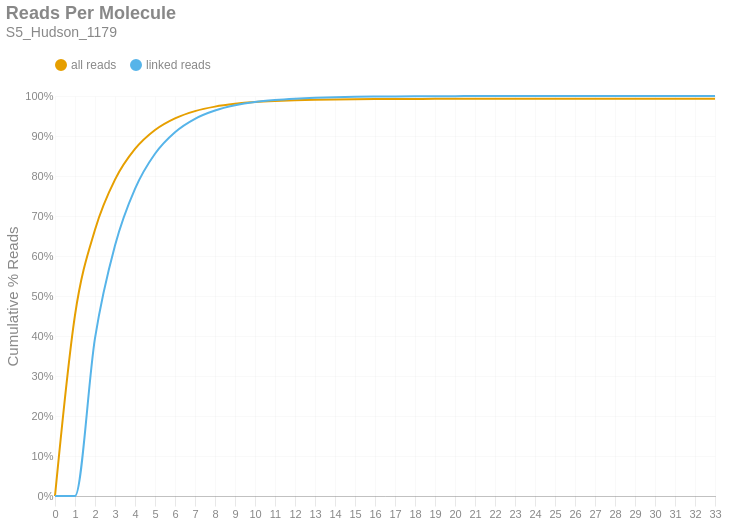

The notebook cell saved with this chart:
### Markdown cell above
### Reads per Molecule
This chart shows the cumulative distribution of the number of reads per linked molecule. That is, how many alignments are associated with a unique molecule. This excludes the number of reads associated with invalid or absent linked-read barcodes. The `linked` histogram is the percentages recalculated when disregarding singletons.

### Code cell
if SKIPLR:
    print_html(f"Skipped")
else:
    counts = np.bincount(valids['reads'].cast(pl.Int64).to_numpy())
    weighted = counts * np.arange(len(counts))
    all_perc = weighted / n_reads
    linked_perc = weighted / n_linked_reads
    linked_perc[1] = 0
    binned_df = pl.DataFrame({
        'readsper': list(range(len(counts))),
        'all reads (cumsum)': np.cumsum(all_perc).tolist(),
        'linked reads (cumsum)': np.cumsum(linked_perc).tolist(),
    })

    with SafeRender(binned_df):
        (
            density_plot(binned_df, 'Reads Per Molecule', samplename, 'readspmol')
            .encode(
                x=alt.X('readsper:O', title=None).axis(labelAngle=0).scale(padding=0),
                y=alt.Y('value:Q', title='Cumulative % Reads').axis(format='%').stack(False),
                color=alt.Color("key:N").scale(domain=["all reads", "linked reads"]),
                tooltip=[
                    alt.Tooltip("key:N", title="Data Type"),
                    alt.Tooltip("readsper:O", title="Reads Per Molecule"),
                    alt.Tooltip("value:Q", format=".2%", title="% Reads (Cum.)")
                ]            
            )
        ).display()

### Figure 1 — Vega-Lite specification as saved in the notebook (floating-point values rounded to 4 significant figures)
{"width": "container", "height": 400, "config": {"title": {"anchor": "start", "dy": -15, "fontSize": 18, "color": "#888888", "subtitleColor": "#888888", "subtitleFontSize": 14}, "arc": {"fill": "#0072B2"}, "axis": {"domainColor": "#888888", "domainWidth": 0.5, "gridWidth": 0.2, "grid": false, "titleFontWeight": 400, "titleFontSize": 15, "labelFontSize": 11, "labelColor": "#888888", "tickColor": "#888888", "tickWidth": 0.2, "titleColor": "#888888"}, "axisBand": {"grid": false}, "axisX": {"grid": true, "tickSize": 10, "domainCap": "round"}, "axisY": {"domain": false, "grid": true, "tickSize": 0, "domainCap": "round"}, "background": "transparent", "header": {"labelFontSize": 15, "labelColor": "#888888", "titleFontSize": 15, "titleFontWeight": 600, "titleColor": "#888888"}, "legend": {"labelFont": "sans-serif", "labelFontSize": 12, "labelColor": "#888888", "symbolSize": 100, "symbolType": "circle", "titleFontSize": 12, "titlePadding": 10, "titleColor": "#888888", "title": null, "orient": "top"}, "range": {"category": ["#E69F00", "#56B4E9", "#009E73", "#F0E442", "#0072B2", "#D55E00", "#CC79A7", "#000000"], "diverging": ["#cfe8f3", "#a2d4ec", "#73bfe2", "#46abdb", "#1696d2", "#12719e"]}, "area": {"fill": "#0072B2", "fillOpacity": 0.7, "line": true, "strokeOpacity": 0.7}, "line": {"color": "#0072B2", "stroke": "#0072B2", "strokeWidth": 2}, "trail": {"color": "#0072B2", "stroke": "#0072B2", "strokeWidth": 0, "size": 1}, "point": {"filled": true, "fillOpacity": 1.0, "size": 95}, "text": {"color": "#888888", "fontSize": 11, "align": "right", "fontWeight": 400, "size": 11}, "bar": {"fill": "#0072B2", "stroke": null}, "view": {"stroke": null, "continuousWidth": 660, "continuousHeight": 400}}, "data": {"name": "data-205edc0f8bfc57f16efdd4a448cf72ea"}, "mark": {"type": "line", "interpolate": "monotone", "point": {"opacity": 0, "size": 275}}, "encoding": {"color": {"field": "key", "scale": {"domain": ["all reads", "linked reads"]}, "type": "nominal"}, "tooltip": [{"field": "key", "title": "Data Type", "type": "nominal"}, {"field": "readsper", "title": "Reads Per Molecule", "type": "ordinal"}, {"field": "value", "format": ".2%", "title": "% Reads (Cum.)", "type": "quantitative"}], "x": {"axis": {"labelAngle": 0}, "field": "readsper", "scale": {"padding": 0}, "title": null, "type": "ordinal"}, "y": {"axis": {"format": "%"}, "field": "value", "stack": false, "title": "Cumulative % Reads", "type": "quantitative"}}, "params": [{"name": "param_c36ac31b6afebe62", "select": {"type": "point", "fields": ["key"]}, "bind": "legend"}], "title": {"text": "Reads Per Molecule", "subtitle": "S5_Hudson_1179"}, "transform": [{"fold": ["all reads (cumsum)", "linked reads (cumsum)"]}, {"calculate": "replace(datum.key, ' (cumsum)', '')", "as": "key"}, {"filter": {"param": "param_c36ac31b6afebe62"}}], "usermeta": {"embedOptions": {"downloadFileName": "S5_Hudson_1179.readspmol"}}, "$schema": "https://vega.github.io/schema/vega-lite/v6.1.0.json", "datasets": {"data-205edc0f8bfc57f16efdd4a448cf72ea": [{"readsper": 0, "all reads (cumsum)": 0.0, "linked reads (cumsum)": 0.0}, {"readsper": 1, "all reads (cumsum)": 0.4521, "linked reads (cumsum)": 0.0}, {"readsper": 2, "all reads (cumsum)": 0.6656, "linked reads (cumsum)": 0.3946}, {"readsper": 3, "all reads (cumsum)": 0.7909, "linked reads (cumsum)": 0.6262}, {"readsper": 4, "all reads (cumsum)": 0.8676, "linked reads (cumsum)": 0.768}, {"readsper": 5, "all reads (cumsum)": 0.915, "linked reads (cumsum)": 0.8557}, {"readsper": 6, "all reads (cumsum)": 0.9441, "linked reads (cumsum)": 0.9095}, {"readsper": 7, "all reads (cumsum)": 0.9622, "linked reads (cumsum)": 0.943}, {"readsper": 8, "all reads (cumsum)": 0.9734, "linked reads (cumsum)": 0.9637}, {"readsper": 9, "all reads (cumsum)": 0.9804, "linked reads (cumsum)": 0.9766}, {"readsper": 10, "all reads (cumsum)": 0.9849, "linked reads (cumsum)": 0.985}, {"readsper": 11, "all reads (cumsum)": 0.9877, "linked reads (cumsum)": 0.99}, {"readsper": 12, "all reads (cumsum)": 0.9895, "linked reads (cumsum)": 0.9933}, {"readsper": 13, "all reads (cumsum)": 0.9907, "linked reads (cumsum)": 0.9956}, {"readsper": 14, "all reads (cumsum)": 0.9915, "linked reads (cumsum)": 0.997}, {"readsper": 15, "all reads (cumsum)": 0.992, "linked reads (cumsum)": 0.9979}, {"readsper": 16, "all reads (cumsum)": 0.9923, "linked reads (cumsum)": 0.9985}, {"readsper": 17, "all reads (cumsum)": 0.9926, "linked reads (cumsum)": 0.999}, {"readsper": 18, "all reads (cumsum)": 0.9927, "linked reads (cumsum)": 0.9993}, {"readsper": 19, "all reads (cumsum)": 0.9928, "linked reads (cumsum)": 0.9995}, {"readsper": 20, "all reads (cumsum)": 0.9929, "linked reads (cumsum)": 0.9996}, {"readsper": 21, "all reads (cumsum)": 0.9929, "linked reads (cumsum)": 0.9997}, {"readsper": 22, "all reads (cumsum)": 0.993, "linked reads (cumsum)": 0.9998}, {"readsper": 23, "all reads (cumsum)": 0.993, "linked reads (cumsum)": 0.9999}, {"readsper": 24, "all reads (cumsum)": 0.993, "linked reads (cumsum)": 0.9999}, {"readsper": 25, "all reads (cumsum)": 0.993, "linked reads (cumsum)": 0.9999}, {"readsper": 26, "all reads (cumsum)": 0.9931, "linked reads (cumsum)": 1.0}, {"readsper": 27, "all reads (cumsum)": 0.9931, "linked reads (cumsum)": 1.0}, {"readsper": 28, "all reads (cumsum)": 0.9931, "linked reads (cumsum)": 1.0}, {"readsper": 29, "all reads (cumsum)": 0.9931, "linked reads (cumsum)": 1.0}, {"readsper": 30, "all reads (cumsum)": 0.9931, "linked reads (cumsum)": 1.0}, {"readsper": 31, "all reads (cumsum)": 0.9931, "linked reads (cumsum)": 1.0}, {"readsper": 32, "all reads (cumsum)": 0.9931, "linked reads (cumsum)": 1.0}, {"readsper": 33, "all reads (cumsum)": 0.9931, "linked reads (cumsum)": 1.0}]}}
